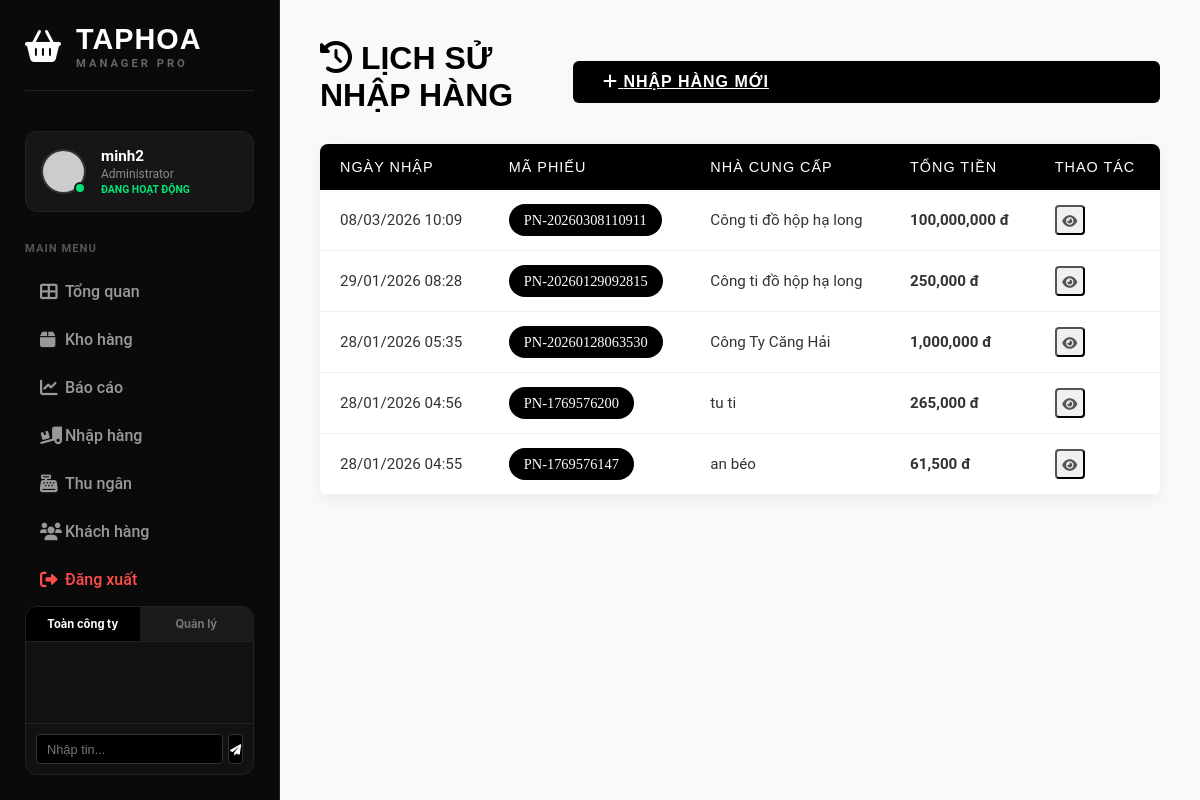
The page /index.php?action=import_history (signed in) on the database its author committed.
### tables this page shows
CREATE TABLE `imports` (
  `id` int(11) NOT NULL,
  `import_code` varchar(50) NOT NULL,
  `supplier` varchar(255) DEFAULT NULL,
  `supplier_name` varchar(255) DEFAULT NULL,
  `total_amount` decimal(15,2) DEFAULT 0.00,
  `user_id` int(11) DEFAULT NULL,
  `created_at` timestamp NOT NULL DEFAULT current_timestamp()
);

### controllers/ImportController.php (called while the page is built, shortened)
<?php
class ImportController {
    private $db;
    public function __construct() {
        $database = new Database();
        $this->db = $database->getConnection();
    }
public function history() {
    $query = "SELECT * FROM imports ORDER BY created_at DESC";
    $stmt = $this->db->prepare($query);
    $stmt->execute();
    $history = $stmt->fetchAll(PDO::FETCH_ASSOC);
    require_once '../views/imports/history.php';
}
}

### config/Database.php (called while the page is built, shortened)
<?php
class Database {
    private $host = "localhost";
    private $db_name = "taphoa_db";
    private $username = "root";
    private $password = "";
    public function getConnection() {
        $this->conn = null;
        try {
            $this->conn = new PDO("mysql:host=" . $this->host . ";dbname=" . $this->db_name, $this->username, $this->password);
            $this->conn->exec("set names utf8");
            $this->conn->setAttribute(PDO::ATTR_ERRMODE, PDO::ERRMODE_EXCEPTION);
        } catch(PDOException $exception) {
            echo "Lỗi kết nối: " . $exception->getMessage();
        }
        return $this->conn;
    }
}
?>

### views/imports/history.php (the view, shortened to what this page needs)
<!DOCTYPE html>
<html lang="vi">
<head>
    <link rel="stylesheet" href="css/style.css">
    <link rel="stylesheet" href="https://cdnjs.cloudflare.com/ajax/libs/font-awesome/6.0.0/css/all.min.css">
</head>
<body>
    <div class="dashboard-container">
        <?php include '../views/partials/sidebar.php'; ?>
        <main class="main-content">
            <div class="list-header">
                <h1><i class="fas fa-history"></i> LỊCH SỬ NHẬP HÀNG</h1>
                <a href="index.php?action=import_add" class="btn-black">
                    <i class="fas fa-plus"></i> NHẬP HÀNG MỚI
                </a>
            </div>
            <div class="table-container">
                <table class="nike-table">
                    <thead>
                        <tr>
                            <th>NGÀY NHẬP</th>
                            <th>MÃ PHIẾU</th>
                            <th>NHÀ CUNG CẤP</th>
                            <th>TỔNG TIỀN</th>
                            <th>THAO TÁC</th>
                        </tr>
                    </thead>
                    <tbody>
                        <?php if(!empty($history)): ?>
                            <?php foreach($history as $item): ?>
                            <tr>
                                <td><?php echo date('d/m/Y H:i', strtotime($item['created_at'])); ?></td>
                                <td><span class="badge-code"><?php echo $item['import_code']; ?></span></td>
                                <td><?php echo htmlspecialchars($item['supplier']); ?></td>
                                <td style="font-weight:bold;"><?php echo number_format($item['total_amount']); ?> đ</td>
                                <td>
                                    <button class="action-btn view"><i class="fas fa-eye"></i></button>
                                </td>
                            </tr>
                            <?php endforeach; ?>
                        <?php else: ?>
                            <tr><td colspan="5" style="text-align:center;">Chưa có lịch sử nhập hàng.</td></tr>
                        <?php endif; ?>
                    </tbody>
                </table>
            </div>
        </main>
    </div>
</body>
</html>

### public/css/style.css (style rules this page uses)
* { margin: 0; padding: 0; box-sizing: border-box; }
body { font-family: 'Roboto', sans-serif; height: 100vh; display: flex; overflow: hidden; }
.btn-black { width: 100%; padding: 18px; background-color: #000; color: #fff; border: none; font-weight: 700; text-transform: uppercase; cursor: pointer; font-family: 'Oswald', sans-serif; letter-spacing: 1px; margin-top: 10px; transition: background 0.3s; }
.dashboard-container { display: flex; height: 100vh; background-color: #f4f4f4; width: 100%; }
.main-content { margin-left: 280px; flex: 1; padding: 40px; background-color: #f8f9fa; }
.main-content { flex: 1; padding: 40px; overflow-y: auto; }
.main-content h1 { font-family: 'Oswald', sans-serif; font-size: 3rem; text-transform: uppercase; }
.list-header { display: flex; justify-content: space-between; align-items: center; margin-bottom: 30px; }
.list-header h1 { font-family: 'Oswald', sans-serif; text-transform: uppercase; font-size: 2rem; margin: 0; }
.table-container { background: #fff; border-radius: 8px; box-shadow: 0 5px 15px rgba(0, 0, 0, 0.05); overflow: hidden; }
.nike-table { width: 100%; border-collapse: collapse; font-family: 'Roboto', sans-serif; }
.nike-table thead { background-color: #000; color: #fff; }
.nike-table th { padding: 15px 20px; text-align: left; font-family: 'Oswald', sans-serif; font-weight: 500; letter-spacing: 1px; font-size: 0.9rem; text-transform: uppercase; }
.nike-table td { padding: 15px 20px; border-bottom: 1px solid #eee; color: #333; font-size: 0.95rem; vertical-align: middle; }
.action-btn { display: inline-block; width: 30px; height: 30px; line-height: 30px; text-align: center; border-radius: 4px; color: #555; transition: all 0.2s; margin-right: 5px; background: #f0f0f0; }
.btn-black { border-radius: 6px; padding: 12px 30px; }
.badge-code { background: #000; color: #fff; padding: 8px 15px; border-radius: 20px; font-size: 0.9rem; font-family: 'Oswald'; }

### rows shown on the page
imports: created_at "08/03/2026 10:09", import_code "PN-20260308110911", supplier "Công ti đồ hộp hạ long", total_amount "100,000,000"
imports: created_at "29/01/2026 08:28", import_code "PN-20260129092815", supplier "Công ti đồ hộp hạ long", total_amount "250,000"
imports: created_at "28/01/2026 05:35", import_code "PN-20260128063530", supplier "Công Ty Căng Hải", total_amount "1,000,000"
imports: created_at "28/01/2026 04:56", import_code "PN-1769576200", supplier "tu ti", total_amount "265,000"
imports: created_at "28/01/2026 04:55", import_code "PN-1769576147", supplier "an béo", total_amount "61,500"

### other values the page prints
$username "minh2"
$userRole "Administrator"
$chatDeptName "Quản lý"
